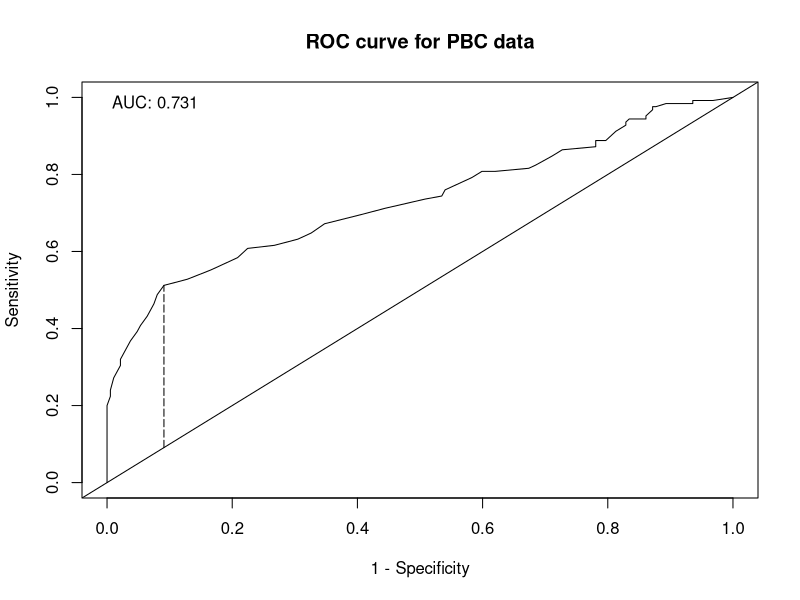

Generate this figure with R:
# Example code: ROC curve for _binary_ outcome
library(survival)
data <- survival::pbc
data <- data[!is.na(data$trt),]
data$status2 <- ifelse(data$status==2, 1, 0)
ph <- coxph(Surv(time, status2) ~ trt, data, x = T)

# Obtain survival probabilities
S <- survival:::predict.coxph(ph, data, "survival")
pi <- 1 - S
C <- seq(0, 1, length.out = 101)
M <- structure(outer(pi, C, "<="),
               dimnames = list(paste0("id: ", 1:length(S)),
                               paste0("c_j = ", C)))
incident <- data$status2 == 1L
no.incident <- !incident
# True positives
TP <- colSums(M * c(incident))
# False negative
FN <- sum(incident) - TP
# False positives
FP <- colSums(M * c(no.incident))
# True negatives
TN <- sum(no.incident) - FP
# True positive rate (Sens.)
TPR <- TP/(TP + FN) 
# False positive rate (1 - spec.)
FPR <- FP/(FP + TN) 
# Youden's J statistic
J <- TPR + TN/(TN + FP) - 1
# Accuracy
Acc <- (TP + TN) / (TP + TN + FP + FN)
# Pos. Pred. Value (precision)
PPV <- TP / (TP + FP)
# Neg. Pred. Value
NPV <- TN/(TN + FN)
# F1 score
F1 <- 2 * (PPV * TPR) / (PPV + TPR)

# Make metric df
# Making a nice dataframe to report
out <- data.frame(threshold = C,
                  TP = TP, TN = TN, FP = FP, FN = FN,
                  TPR = TPR, FPR = FPR, PPV = PPV, NPV = NPV,
                  Acc = Acc, F1 = F1, J = J)
row.names(out) <- NULL

# Flip table so if multiple thresholds have 
# same TPR/FPR then we take the largest threshold
out <- out[order(out$threshold, decreasing = T), ]
# Remove duplicated TPR/FPR
out <- out[!duplicated(out[, c('TPR', 'FPR')]),]

png("output/exampleROC.png", width = 140, height = 110, units = "mm",
    res = 1e3)
# Make plot
plot(out$FPR, out$TPR, xlab = "1 - Specificity", ylab = "Sensitivity",
     main = "ROC curve for PBC data", type = "l")
abline(0,1)
# Draw-on Youden's J
Js <- out[which.max(out$J),]
arrows(x0 = Js$FPR, x1 = Js$FPR,
       y0 = Js$FPR, y1 = Js$TPR,
       length = 0, lty = 5)
# Calculate and print AUC
sens <- out$TPR; omspec <- out$FPR;
height <- 0.5 * (sens[-1] + sens[-length(sens)])
width <- -diff(omspec)
AUC <- sum(height * width)
legend("topleft", legend = sprintf("AUC: %.3f", AUC),
       bty = "n")

dev.off()
